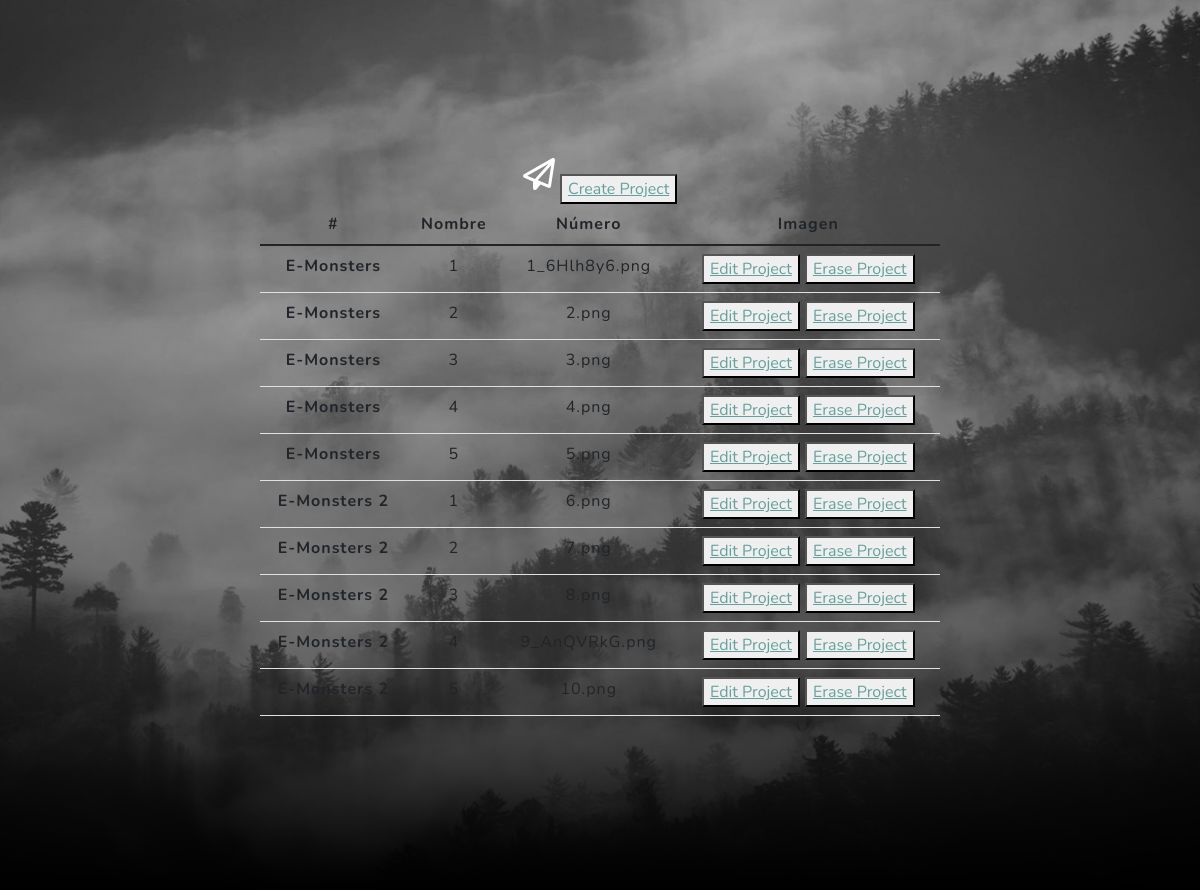
The page /App_Coder/Proyectos/lista (middle part) on the database as committed earlier.
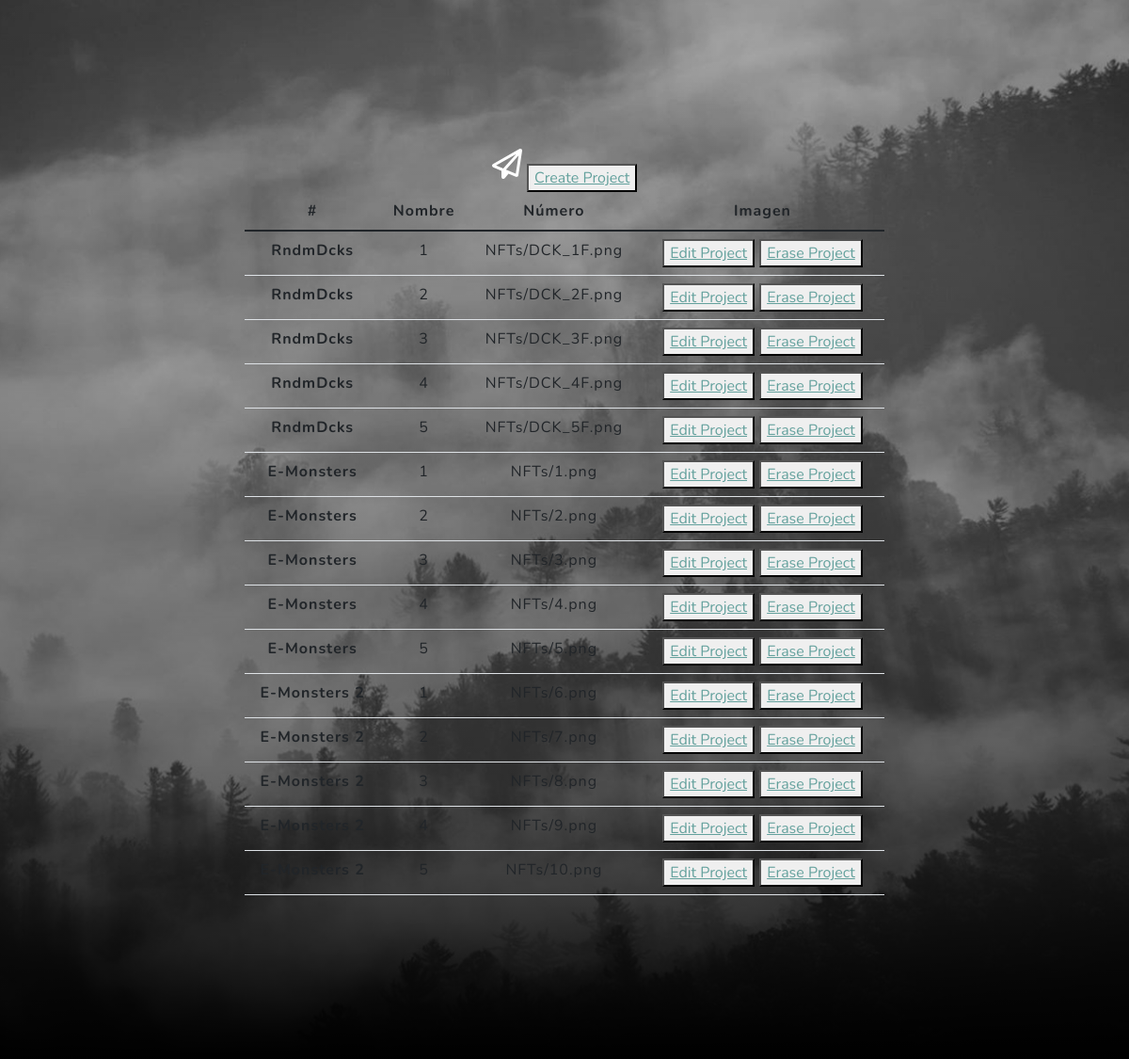
The same page on the database as committed later.
### App_Coder/models.py (models this page shows, shortened)
class proyectos(models.Model):
    nombre = models.CharField(max_length=40) #Mensajes de texto pequeños
    cantidad = models.IntegerField(default = None)
    imagen = models.ImageField(upload_to = 'NFTs', null=True)

### App_Coder/views.py (the view)
# urls.py: path("Proyectos/lista", ProyectoLista.as_view(), name = "Ver Proyectos"),
class ProyectoLista(ListView): #por defecto el template name se llama curso_list.html
    model = proyectos
    template_name = "App_Coder/Proyectos/proyectos_list.html"

### App_Coder/templates/App_Coder/Proyectos/proyectos_list.html (shortened to what this page needs)
{% extends 'App_Coder/inicio.html' %}
 {% block forms %}
 <button>
    <a href="{% url 'Projects' %}">Create Project</a>
</button>
<table class="table">
    <thead>
      <tr>
        <th scope="col">#</th>
        <th scope="col">Nombre</th>
        <th scope="col">Número</th>
        <th scope="col">Imagen</th>
      </tr>
    </thead>
    <tbody>
        {% for project in object_list %}
        <tr>
            <th scope="row">{{project.nombre}}</th>
            <td>{{project.cantidad}}</td>
            <td>{{project.imagen}}</td>
            <td>
                <button>
                    <a href="{% url 'Editar Proyectos' projects.nombre %}">Edit Project</a>
                </button>
                <button>
                    <a href="{% url 'Borrar Proyectos' proyects.nombre %}">Erase Project</a>
                </button>
            </td>
        </tr>
        {% endfor %}
    </tbody>
  </table>
{% endblock %}

Rows that differ between the two databases and show on the page:
removed proyectos: nombre "E-Monsters", cantidad "1", imagen "1_6Hlh8y6.png"
removed proyectos: nombre "E-Monsters", cantidad "2", imagen "2.png"
removed proyectos: nombre "E-Monsters", cantidad "3", imagen "3.png"
removed proyectos: nombre "E-Monsters", cantidad "4", imagen "4.png"
removed proyectos: nombre "E-Monsters", cantidad "5", imagen "5.png"
removed proyectos: nombre "E-Monsters 2", cantidad "1", imagen "6.png"
removed proyectos: nombre "E-Monsters 2", cantidad "2", imagen "7.png"
removed proyectos: nombre "E-Monsters 2", cantidad "3", imagen "8.png"
removed proyectos: nombre "E-Monsters 2", cantidad "4", imagen "9_AnQVRkG.png"
removed proyectos: nombre "E-Monsters 2", imagen "10.png"
added proyectos: nombre "RndmDcks", cantidad "1", imagen "NFTs/DCK_1F.png"
added proyectos: nombre "RndmDcks", cantidad "2", imagen "NFTs/DCK_2F.png"
added proyectos: nombre "RndmDcks", cantidad "3", imagen "NFTs/DCK_3F.png"
added proyectos: nombre "RndmDcks", cantidad "4", imagen "NFTs/DCK_4F.png"
added proyectos: nombre "RndmDcks", cantidad "5", imagen "NFTs/DCK_5F.png"
added proyectos: nombre "E-Monsters", cantidad "1", imagen "NFTs/1.png"
added proyectos: nombre "E-Monsters", cantidad "2", imagen "NFTs/2.png"
added proyectos: nombre "E-Monsters", cantidad "3", imagen "NFTs/3.png"
added proyectos: nombre "E-Monsters", cantidad "4", imagen "NFTs/4.png"
added proyectos: nombre "E-Monsters", cantidad "5", imagen "NFTs/5.png"
added proyectos: nombre "E-Monsters 2", cantidad "1", imagen "NFTs/6.png"
added proyectos: nombre "E-Monsters 2", cantidad "2", imagen "NFTs/7.png"
added proyectos: nombre "E-Monsters 2", cantidad "3", imagen "NFTs/8.png"
added proyectos: nombre "E-Monsters 2", imagen "NFTs/9.png"
added proyectos: nombre "E-Monsters 2", cantidad "5", imagen "NFTs/10.png"
